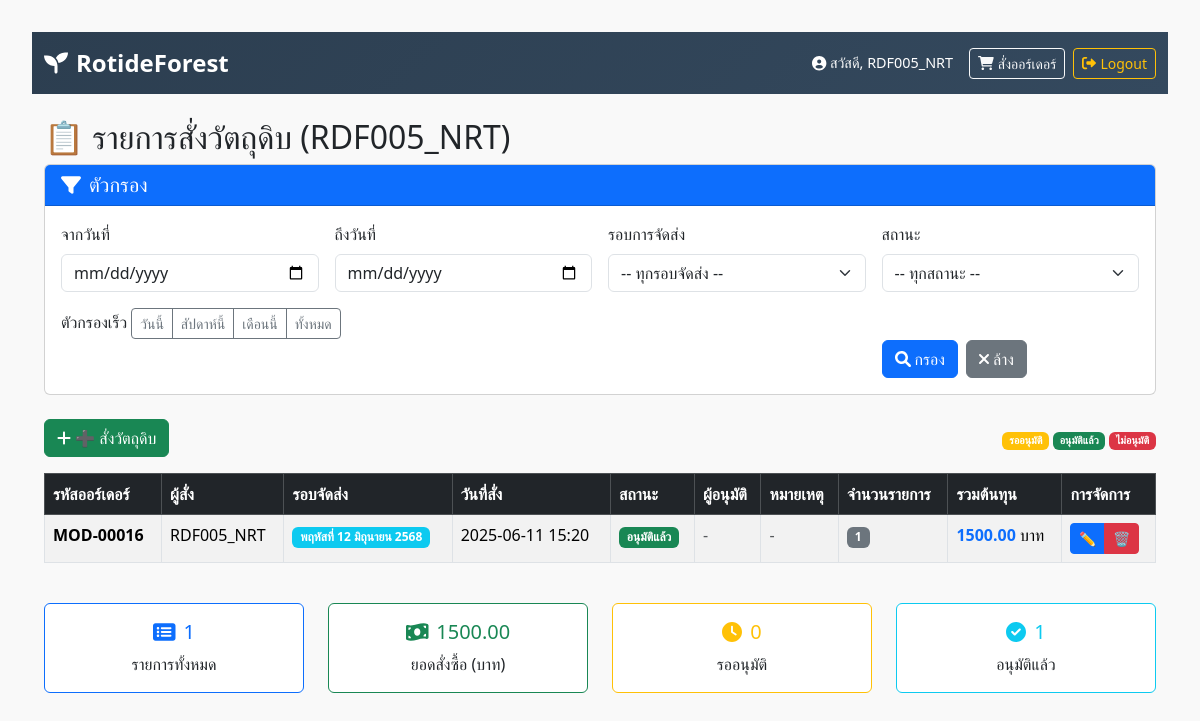
/ (signed in), run on the app's committed database.
### inventory/models.py (models this page shows, shortened)
class MaterialOrder(models.Model):
    APPROVAL_STATUS_CHOICES = [
        ('pending', 'รออนุมัติ'),
        ('approved', 'อนุมัติแล้ว'),
        ('rejected', 'ไม่อนุมัติ'),
    ]
    quantity = models.IntegerField(default=0, null=True, blank=True)
    total_cost = models.FloatField(default=0, null=True, blank=True)
    ordered_by = models.ForeignKey(User, on_delete=models.CASCADE, verbose_name="ผู้สั่ง")
    created_at = models.DateTimeField(auto_now_add=True, verbose_name="วันที่สั่ง")
    updated_at = models.DateTimeField(auto_now=True)
    note = models.TextField(blank=True, verbose_name="หมายเหตุ")
    delivery_round = models.ForeignKey(
        DeliveryRound,
        on_delete=models.SET_NULL,
        null=True,
        blank=True,
        verbose_name="รอบจัดส่ง"
    )
    approval_status = models.CharField(
        max_length=20,
        choices=APPROVAL_STATUS_CHOICES,
        default='approved',
        verbose_name="สถานะอนุมัติ"
    )
    approved_by = models.ForeignKey(
        User,
        on_delete=models.SET_NULL,
        null=True,
        blank=True,
        related_name='approved_orders',
        verbose_name="ผู้อนุมัติ"
    )
    approved_at = models.DateTimeField(null=True, blank=True, verbose_name="วันที่อนุมัติ")
    class Meta:
        verbose_name = "รายการสั่งซื้อ"
        verbose_name_plural = "รายการสั่งซื้อ"
        ordering = ['-created_at']

class DeliveryRound(models.Model):
    name = models.CharField(max_length=100, verbose_name="ชื่อรอบจัดส่ง")
    description = models.TextField(blank=True, verbose_name="รายละเอียด")
    is_active = models.BooleanField(default=True, verbose_name="เปิดใช้งาน")
    created_at = models.DateTimeField(auto_now_add=True)
    class Meta:
        verbose_name = "รอบจัดส่ง"
        verbose_name_plural = "รอบจัดส่ง"
        ordering = ['name']

### inventory/views.py (the view, shortened to what this page needs)
# urls.py: path('', views.home, name='home'),
@login_required
def home(request):
    orders = MaterialOrder.objects.all().order_by('-created_at')
    admin_list = ['admin', 'admin2', 'area_manager', 'coo', 'ceo','KITCHEN_CENTRAL']
    date_from = request.GET.get('date_from')
    date_to = request.GET.get('date_to')
    delivery_round_id = request.GET.get('delivery_round')
    ordered_by_id = request.GET.get('ordered_by')
    status_filter = request.GET.get('status')
    active_filters = []
    filter_order = []
    all_cost = []
    for o in orders:
        if request.user.username in admin_list:
            filter_order.append(o)
            all_cost.append(o.total_cost or 0)
        elif o.ordered_by.username == request.user.username:
            filter_order.append(o)
            all_cost.append(o.total_cost or 0)
    sumtotal = len(filter_order)
    total_cost = sum(all_cost)
    filtered_order_ids = [order.id for order in filter_order]
    status_counts = MaterialOrder.objects.filter(id__in=filtered_order_ids).aggregate(
        total=Count('id'),
        pending=Count('id', filter=Q(approval_status='pending')),
        approved=Count('id', filter=Q(approval_status='approved')),
        rejected=Count('id', filter=Q(approval_status='rejected'))
    )
    delivery_rounds = DeliveryRound.objects.filter(is_active=True).order_by('name')
    users = []
    if request.user.username in admin_list:
        users = User.objects.filter(
            materialorder__isnull=False
        ).distinct().order_by('username')
    context = {
        'orders': filter_order,
        'status_counts': status_counts,
        'total_order': sumtotal,
        'total_cost': total_cost,
        'delivery_rounds': delivery_rounds,
        'users': users,
        'admin_list': admin_list,
        'active_filters': active_filters,
    }
    return render(request, 'inventory/home.html', context)

### inventory/templates/inventory/home.html (shortened to what this page needs)
{% extends 'inventory/base.html' %}
{% block content %}
<h2>📋 รายการสั่งวัตถุดิบ ({{ request.user.username }})</h2>
<div class="card mb-4">
  <div class="card-header bg-primary text-white">
    <h5 class="mb-0"><i class="fas fa-filter me-2"></i>ตัวกรอง</h5>
  </div>
  <div class="card-body">
    <form method="GET" id="filterForm">
      <div class="row g-3">
        <div class="col-md-3">
          <label for="date_from" class="form-label">จากวันที่</label>
          <input type="date" class="form-control" id="date_from" name="date_from" value="{{ request.GET.date_from }}">
        </div>
        <div class="col-md-3">
          <label for="date_to" class="form-label">ถึงวันที่</label>
          <input type="date" class="form-control" id="date_to" name="date_to" value="{{ request.GET.date_to }}">
        </div>
        <div class="col-md-3">
          <label for="delivery_round" class="form-label">รอบการจัดส่ง</label>
          <select class="form-select" id="delivery_round" name="delivery_round">
            <option value="">-- ทุกรอบจัดส่ง --</option>
          </select>
        </div>
        <div class="col-md-3">
          <label for="status" class="form-label">สถานะ</label>
          <select class="form-select" id="status" name="status">
            <option value="">-- ทุกสถานะ --</option>
          </select>
        </div>
        <div class="col-md-9">
          <label class="form-label">ตัวกรองเร็ว</label>
          <div class="btn-group" role="group">
            <button type="button" class="btn btn-outline-secondary btn-sm" onclick="setDateFilter('today')">วันนี้</button>
            <button type="button" class="btn btn-outline-secondary btn-sm" onclick="setDateFilter('week')">สัปดาห์นี้</button>
            <button type="button" class="btn btn-outline-secondary btn-sm" onclick="setDateFilter('month')">เดือนนี้</button>
            <button type="button" class="btn btn-outline-secondary btn-sm" onclick="setDateFilter('all')">ทั้งหมด</button>
          </div>
        </div>
        <div class="col-md-3">
          <label class="form-label">&nbsp;</label>
          <div class="d-flex gap-2">
            <button type="submit" class="btn btn-primary">
              <i class="fas fa-search me-1"></i>กรอง
            </button>
            <a href="{% url 'home' %}" class="btn btn-secondary">
              <i class="fas fa-times me-1"></i>ล้าง
            </a>
          </div>
        </div>
      </div>
    </form>
  </div>
</div>
<div class="d-flex justify-content-between align-items-center mb-3">
  <a href="{% url 'order_material' %}" class="btn btn-success">
    <i class="fas fa-plus"></i> ➕ สั่งวัตถุดิบ
  </a>
  <div>
    <small class="text-muted">
      <span class="badge bg-warning">รออนุมัติ</span>
      <span class="badge bg-success">อนุมัติแล้ว</span>
      <span class="badge bg-danger">ไม่อนุมัติ</span>
    </small>
  </div>
</div>
<div class="table-responsive">
  <table class="table table-striped table-bordered">
    <thead class="table-dark">
      <tr>
        <th>รหัสออร์เดอร์</th>
        <th>ผู้สั่ง</th>
        <th>รอบจัดส่ง</th>
        <th>วันที่สั่ง</th>
        <th>สถานะ</th>
        <th>ผู้อนุมัติ</th>
        <th>หมายเหตุ</th>
        <th>จำนวนรายการ</th>
        <th>รวมต้นทุน</th>
        <th>การจัดการ</th>
      </tr>
    </thead>
    <tbody>
      {% for order in orders %}
      <tr>
        <td>
          <strong>MOD-{{ order.id|stringformat:"05d" }}</strong>
        </td>
        <td>{{ order.ordered_by.username }}</td>
        <td>
          {% if order.delivery_round %}
            <span class="badge bg-info">{{ order.delivery_round.name }}</span>
          {% else %}
            <span class="text-muted">-</span>
          {% endif %}
        </td>
        <td>{{ order.created_at|date:"Y-m-d H:i" }}</td>
        <td>
          {% if order.approval_status == 'pending' %}
            <span class="badge bg-warning">รออนุมัติ</span>
          {% elif order.approval_status == 'approved' %}
            <span class="badge bg-success">อนุมัติแล้ว</span>
          {% elif order.approval_status == 'rejected' %}
            <span class="badge bg-danger">ไม่อนุมัติ</span>
          {% endif %}
        </td>
        <td>
          {% if order.approved_by %}
            {{ order.approved_by.username }}
            {% if order.approved_at %}
              <br><small class="text-muted">{{ order.approved_at|date:"m/d H:i" }}</small>
            {% endif %}
          {% else %}
            <span class="text-muted">-</span>
          {% endif %}
        </td>
        <td>
          {% if order.note %}
            <span title="{{ order.note }}">
              {{ order.note|truncatechars:30 }}
            </span>
          {% else %}
            <span class="text-muted">-</span>
          {% endif %}
        </td>
        <td>
          <span class="badge bg-secondary">{{ order.items.count }}</span>
        </td>
        <td>
          <strong class="text-primary">{{ order.total_cost|floatformat:2 }}</strong> บาท
        </td>
        <td>
          <div class="btn-group btn-group-sm" role="group">
            {% if order.approval_status == 'approved' %}
              <a href="{% url 'order_edit' order.id %}" class="btn btn-primary" title="แก้ไข">
                ✏️
              </a>
              <a href="{% url 'order_delete' order.id %}" class="btn btn-danger" title="ลบ">
                🗑️
              </a>
            {% else %}
              <span class="text-muted small">ไม่สามารถแก้ไขได้</span>
            {% endif %}
          </div>
        </td>
      </tr>
      {% endfor %}
    </tbody>
  </table>
</div>
<div class="row mt-4">
  <div class="col-md-3">
    <div class="card text-center border-primary">
      <div class="card-body">
        <h5 class="card-title text-primary">
          <i class="fas fa-list-alt me-2"></i>{{ total_order }}
        </h5>
        <p class="card-text">รายการทั้งหมด</p>
      </div>
    </div>
  </div>
  <div class="col-md-3">
    <div class="card text-center border-success">
      <div class="card-body">
        <h5 class="card-title text-success">
          <i class="fas fa-money-bill-wave me-2"></i>{{ total_cost|floatformat:2 }}
        </h5>
        <p class="card-text">ยอดสั่งซื้อ (บาท)</p>
      </div>
    </div>
  </div>
  <div class="col-md-3">
    <div class="card text-center border-warning">
      <div class="card-body">
        <h5 class="card-title text-warning">
          <i class="fas fa-clock me-2"></i>{{ status_counts.pending }}
        </h5>
        <p class="card-text">รออนุมัติ</p>
      </div>
    </div>
  </div>
  <div class="col-md-3">
    <div class="card text-center border-info">
      <div class="card-body">
        <h5 class="card-title text-info">
          <i class="fas fa-check-circle me-2"></i>{{ status_counts.approved }}
        </h5>
        <p class="card-text">อนุมัติแล้ว</p>
      </div>
    </div>
  </div>
</div>
{% endblock %}

### inventory/templates/inventory/base.html (shortened to what this page needs)
<!DOCTYPE html>
<html lang="en">
<head>
    <link href="https://cdn.jsdelivr.net/npm/bootstrap@5.3.2/dist/css/bootstrap.min.css" rel="stylesheet">
</head>
<body>
<nav class="navbar navbar-expand-lg navbar-dark bg-dark mb-4">
  <div class="container-fluid">
    <a class="navbar-brand" href="{% url 'home' %}">
      <i class="fas fa-seedling me-2"></i>RotideForest
    </a>
    <div class="d-flex align-items-center">
      {% if user.is_authenticated %}
        <span class="user-info">
          <i class="fas fa-user-circle"></i>
          สวัสดี, {{ user.username }}
        </span>
        <a href="/order" class="btn btn-outline-light btn-sm me-2">
          <i class="fas fa-shopping-cart me-1"></i>สั่งออร์เดอร์
        </a>
        <form method="post" action="{% url 'logout' %}" style="display: inline;">
          <button type="submit" class="btn btn-outline-warning btn-sm"
                  onclick="return confirm('คุณต้องการออกจากระบบหรือไม่?')">
            <i class="fas fa-sign-out-alt me-1"></i>Logout
          </button>
        </form>
      {% else %}
        <a href="{% url 'login' %}" class="btn btn-outline-light btn-sm">
          <i class="fas fa-sign-in-alt me-1"></i>Login
        </a>
      {% endif %}
    </div>
  </div>
</nav>
<div class="container">
  {% block content %}{% endblock %}
</div>
</body>
</html>

### inventory/templates/inventory/base.html (style rules this page uses)
body { padding: 2rem; background-color: #f9f9f9; }
.navbar-dark { background: linear-gradient(135deg, #2c3e50 0%, #34495e 100%) !important; }
.navbar-brand { font-weight: 700; font-size: 1.5rem; }
.user-info { color: #ffffff; margin-right: 1rem; font-size: 0.9rem; }

### data on the page
MaterialOrder: id "00016", ordered_by.username "RDF005_NRT", delivery_round.name "พฤหัสที่ 12 มิถุนายน 2568", created_at "2025-06-11 15:20", approval_status "อนุมัติแล้ว", items.count "1", total_cost "1500.00"

### other printed values
{{ user.username }} "RDF005_NRT"
{{ request.user.username }} "RDF005_NRT"
{{ total_order }} "1"
{{ total_cost|floatformat:2 }} "1500.00"
{{ status_counts.pending }} "0"
{{ status_counts.approved }} "1"
